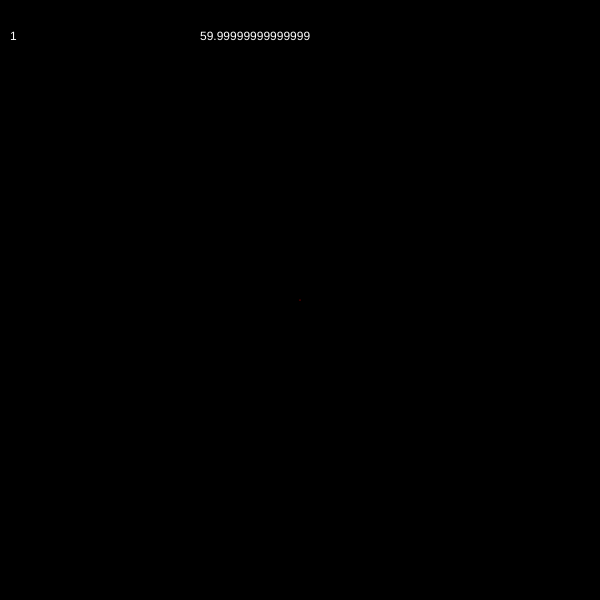
Frame 1 (no input)
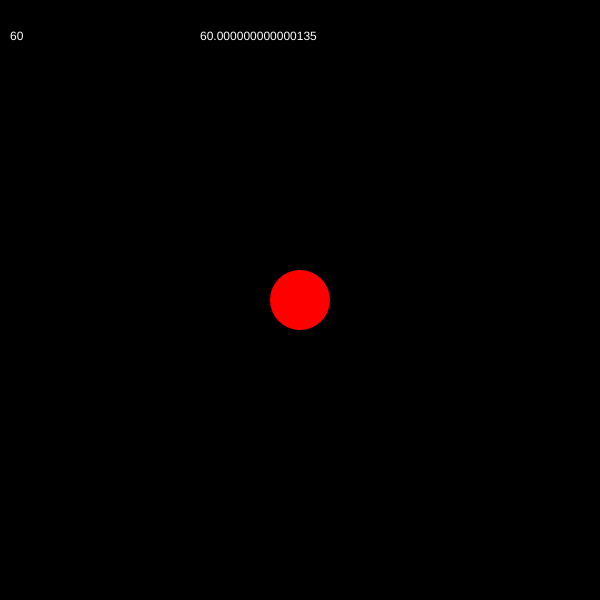
Frame 60 (no input)
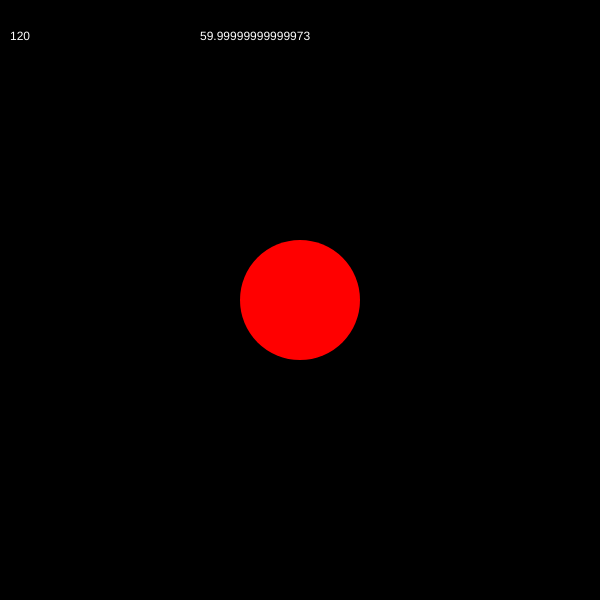
Frame 120 (the mouse pressed at the canvas centre since frame 60)

The p5.js sketch that drew these frames (run headless with seeded random() and noise() and a simulated clock; from frame 60 on, the mouse is pressed at the canvas centre):

// p5.js sketch
// ── sketch.js
function setup() {
  createCanvas(600, 600);
  background(0);
  noStroke();

  // draw a green circle at the center
  fill(0, 255, 0);
  ellipse(300, 300, 300, 300);
}


function draw() {
  background(0); // clear the previous frame

  fill(255,0,0);
  ellipse(width/2, height/2, frameCount, frameCount);
  // width, height and frameCount are environment variables fo p5.


  // you can display text(String) by using text() function.
  // text( "Hello!", x, y );
  fill(255);
  text( frameRate(), 200, 40 ); // frameRate() returns how many frames are drawn per secound. 
  text( frameCount, 10, 40 );
}
